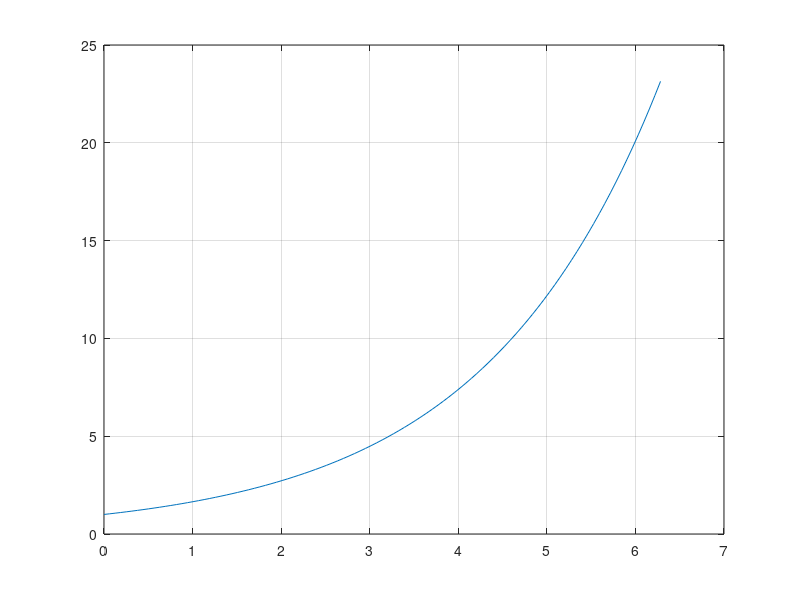

The MATLAB source for this figure: (Note: this script raises an error after producing the figure.)
t = [0:100] * (2*pi/100);
y1 = exp(t/2);
plot(t,y1);
grid on;

%% test handle variables
clear testfunc
testfunc.fc = CoulombFrictionParas(Coulombstruct);
testfunc.fc.w = CoulombFrictionW([1;1], Nx);




function F = testgf(x, p)
    fc = p.fc;

    kn = fc.kn; % 
    xn0 = fc.xn0; 
    mu = fc.mu; % 
    kt = fc.kt; % 
    w = fc.w;

    w = w + 1;
    
    fc.w = w;

    F = w;
end
%%
tic
testF = g(rand(256,17), 0);
toc
%%
% clc
disp(['dt   ','nsteps   ','']);
clear J
J = finite_diff_jac(@(x) gf(x, params.func).F, xp);
J = [zeros(5,17);
      zeros(12,5), J];
J = -M \ J;
Jg = [zeros(17,17), zeros(17,17);
      J, zeros(17,17)];
T = 2*pi / omega_0;
for i  = 0:8
    nsteps = 100 * 10^i;
    dt = T / nsteps;

    % explicit Euler exponential numerical method
    dtA = dt * A;
    R_ExpEulxpm = expm(dtA) + dt * expm(dtA) * Jg;
    e_ExpEulxpm = eig(R_ExpEulxpm);
    maxe_ExpEulxpm = max(abs(e_ExpEulxpm));

    % % RK2 exponential numerical method
    % RK2R = dt * A + dt^2 / 2 * A^2 + eye(34);
    % maxeRK2 = max(abs(eig(RK2R)));


    % Implicit Euler Method
    R_ImpEulxpm = inv(eye(34) - dt*(A + Jg));
    e_ImpEulxpm = eig(R_ImpEulxpm);
    maxe_ImpEulxpm = max(abs(e_ImpEulxpm));
    
    
    disp([dt, nsteps, maxe_ExpEulxpm, max(abs(e_ImpEulxpm))]);
end
%% 
t = -1:0.001:1;
y = sqrt(abs(t));
plot(t,y)
%%
a_1 = 11/6;
a0 = -3;
a1 = 3/2;
a2 = -1/3;
f1 = a_1 + a0 + a1 + a2;
f2 = a0 + 2*a1 + 3*a2;
f3 = a0 + 4*a1 + 9*a2;
f4 = a0 + 8*a1 + 27*a2;
%%
for i  = 8:8
    nsteps = 14500;
    dt = T / nsteps;
    R_ExpEulxpm = eye(34) + (dt/2)*A;
    format short g
    disp([dt, nsteps, max(max(abs(R_ExpEulxpm))), max(max(abs(eig(R_ExpEulxpm))))]);
end

%% test g only
clear
load("ptest.mat");
N = 2^3;
Nx = 4;
xtest = zeros(N, 3 * Nx);
fc.kn = ptest.fc.kn;
fc.xn0 = ptest.fc.xn0;
fc.mu = ptest.fc.mu;
fc.kt = ptest.fc.kt;
fc.w = ptest.fc.w;
for i = 1:N
    for j = 1:(3 * Nx)
        xtest(i, j) = 12 * (i -1) + j;
    end
end
profile on
tic;
for i = 1:1
    F = g_mex(xtest, fc);
end
toc;
profile off
p = profile('info');
profview(0,p);

%%
clear
load("fc_row.mat");
N = 2^8;
Nx = 4;
xtest = rand(N, 3 * Nx);

tic;
for i = 1:1000
    % [F, w] = g_mex(xtest, fc);
    F = Getgx(xtest, fc);
    % F = SeletF(g_mex(xtest, fc));
end
toc;

%%
%% test if CB modes and matrices are the same with doc.
% read from file
clear
ReadFromCSV;
CB_doc = CB;
Rx_doc = Rx;
xe0_doc = xe0;

% calculate from Mee file
Data;
CriagBamptonReduction;

%% compare CBmodes
eps_Kaa = norm(CB_doc.CBmods.Kaa - CB.CBmods.Kaa) / norm(CB.CBmods.Kaa)
eps_Psi = norm(full(CB_doc.CBmods.Psi - CB.CBmods.Psi)) / norm(full(CB.CBmods.Psi))
eps_Phi = norm(full(CB_doc.CBmods.Phi - CB.CBmods.Phi)) / norm(full(CB.CBmods.Phi))
eps_Max = norm(full(CB_doc.CB_MK.Max - CB.CB_MK.Max)) / norm(full(CB.CB_MK.Max))
eps_Mxx = norm(full(CB_doc.CB_MK.Mxx - CB.CB_MK.Mxx)) / norm(full(CB.CB_MK.Mxx))
eps_Kxx = norm(full(CB_doc.CB_MK.Kxx - CB.CB_MK.Kxx)) / norm(full(CB.CB_MK.Kxx))
eps_Fa = norm(full(CB_doc.CB_F.Fa - CB.CB_F.Fa)) / norm(full(CB.CB_F.Fa))
eps_Fx = norm(full(CB_doc.CB_F.Fx - CB.CB_F.Fx)) / norm(full(CB.CB_F.Fx))

eps_Rx = norm(Rx_doc - Rx) / norm(Rx)
eps_xe0 = norm(xe0_doc - xe0) / norm(xe0)

%% full stuck frq by increasing contact pairs
% clear
% c = jet(5);
% for j = 1:5
%     figure;
%     for i = 4:4:36
%         names = 'full_stuck_modes_CP' + string(i) + '.mat';
%         load(names);
%         plot(i, sqrt(e(j)), 'Color', c(j,:), 'Marker', 'o','MarkerFaceColor', c(j,:)), hold on;
%     end
%     grid on;
%     xlabel('number of contact pairs');
%     ylabel('Omega_' + string(j));
%     title('frequency of mode ' + string(j) + ' VS number of contact pairs');
% end

clear
close all
frqs = zeros(20,9);
for i = 4:4:36
    names = 'full_stuck_modes_CP' + string(i) + '.mat';
    load(names);
    frqs(:, i/4) = e;
end

% figure
% c = jet(5);
% CP = [4:4:36];
% for i = 1:5
%     plot(CP, frqs(i, :), 'Color', c(i,:), 'Marker', 'o','MarkerFaceColor', c(i,:), 'LineStyle', '-'), hold on;
% end
% xlabel('number of contact pairs');
% ylabel('Omega');
% title('frequency of first 5 modes VS number of contact pairs');
% grid on;

% path = pwd;
% cd ../pictures/NewMesh/
c = jet(5);
CP = [4:4:36];

for i = 1:5
    figure
    plot(CP, sqrt(frqs(i, :)), 'Color', c(i,:), 'Marker', 'o','MarkerFaceColor', c(i,:), 'LineStyle', '-'), hold on;

    xlabel('number of contact pairs');
    ylabel('Omega_' + string(i));
    titlename = 'frequency of mode ' + string(i) + ' VS number of contact pairs';
    title(titlename);
    grid on;
    % savefig(titlename);
end

%% plot a1 resonance curve 
figure
dof_plot = 1;
for i = 4:4:36
    names = 'data/NewMesh/Lower_Adof_CP' + string(i) + '_PreDisAll.mat';
    load(names);
    plot(Adof(:, 1), Adof(:, dof_plot + 2)), hold on;
end
grid on;
xlabel('Omega');
namey = '|dof' + string(dof_plot) + '|';
ylabel(namey);
legend('CP4', 'CP8', 'CP12', 'CP16', 'CP20', 'CP24', 'CP28', 'CP32', 'CP36');
xlim([4050,4400]);
plot([4218,4218], [0, 300], 'k--','DisplayName','Omega4218');

%% plot a1 resonance curve - preload act only in first 4 contacts
figure
for i = 4:4:24
    names = 'data/NewMesh/Adof_CP' + string(i) + '.mat';
    load(names);
    plot(Adof(:,1), Adof(:,3)), hold on;
end
grid on;
xlabel('Omega');
ylabel('|a1|');
legend('CP4', 'CP8', 'CP12', 'CP16', 'CP20', 'CP24')

%% the difference of two Rx
Rx = zeros(3*36, 2*8);
j = 1;
for Nx = 8:4:36
    dataname = 'FEM/CP' + string(Nx) + '.mat';
    load(dataname);

    Xcn0 = zeros(3*Nx, 1);
    X00 = [0,0,0.001]';
    for i = 1:Nx
        Xcn0(3 * i - 2:3 * i) = X00;
    end

    FEM.Pe = FEM.Kec * Xcn0 ./ (Nx/4);
    FEM.Pc = FEM.Kcc * Xcn0 ./ (Nx/4);
    xe0 = FEM.Kee \ FEM.Pe; 
    Rx2 = FEM.Kec' * xe0 - FEM.Pc; 


    Rx(1:3*Nx, 2*j - 1) = Rx2;
    j = j + 1;
end

j = 1;
for Nx = 8:4:36
    dataname = 'FEM/CP' + string(Nx) + '.mat';
    load(dataname);

    Xcn0 = zeros(3*Nx, 1);
    X00 = [0,0,0.001]';
    for i = 1:4
        Xcn0(3 * i - 2:3 * i) = X00;
    end

    FEM.Pe = FEM.Kec * Xcn0;
    FEM.Pc = FEM.Kcc * Xcn0;
    xe0 = FEM.Kee \ FEM.Pe; 
    Rx2 = FEM.Kec' * xe0 - FEM.Pc; 

    
    Rx(1:3*Nx, 2*j) = Rx2;
    j = j + 1;
end

%% rename the file
for i = 4:4:36
    oldfilename = 'data/NewMesh/Adof_CP' + string(i) + '.mat';
    newfilename = 'data/NewMesh/Adof_CP' + string(i) + '_PreDisOnly4.mat';
    movefile(oldfilename, newfilename);
end


%% plot property of friction effects

% F vs t
for Nx = 16:4:16

    a = floor(sqrt(Nx));
    while mod(Nx, a) ~= 0
        a = a - 1;
    end
    b = Nx / a;

    paraname = 'data/NewMesh/Data_Omega_4217_Nx_' + string(Nx) + '.mat';
    load(paraname);
    figure
    for i = 1:Nx
        subplot(a,b,i) % Cp1
        plot(para.t, para.Ft(:, 3 * i - 2), 'b-'), hold on;
        plot(para.t, para.Ft(:, 3 * i - 1), 'r-'), hold on;
        muFn = para.fc.mu(1, 1) .* para.Ft(:, 3 * i);
        plot(para.t, muFn, 'k-'), hold on;
        plot(para.t, -muFn, 'k-'), hold on;
    end
end

%%
for i = [1,3,4,5,9]
    disp(i);
end

%% Pc-CP; Xp-CP
Pc = zeros(36 * 3, 9);
Xp = zeros(36 * 3, 9);
figure; % Pe-CP
for i = 4:4:36
    dataname = 'data/NewMesh/Data_Omega_4218_Nx_' + string(i) + '.mat';
    load(dataname);
    Pc(1:i * 3, i / 4) = para.Pc;
    Xp(1:i * 3, i / 4) = para.xp;
    plot(i * ones(i*3, 1), para.Pc, '.'), hold on;
end
xlabel('CP');
ylabel('Pc');
xticks(0:4:40);
grid on;

figure; % xp-CP
for i = 4:4:36
    for j = 3*i-11 : 3*i
        plot([i:4:36], Xp(j, i/4:end), '-o'), hold on;
    end
end
xlabel('CP');
ylabel('xp');
xticks(0:4:40);
grid on;

%% compare the displacements of first 4 CP

linestyles = {'-','--',':','-.'};
markers    = {'o','s','d','^'};

figure; 
for i = 4:4:36
    dataname = 'data/NewMesh/Data_Omega_4218_Nx_' + string(i) + '.mat';
    load(dataname);

    for j = 1:12
        subplot(3,4,j);
        plot(para.t, para.xt(:, 5 + j), 'LineStyle',linestyles{1 + mod(i/4,4)}), hold on;
    end
    
end

for j = 1:12
    subplot(3,4,j);
    grid on;
    legend('CP4', 'CP8', 'CP12', 'CP16', 'CP20', 'CP24', 'CP28', 'CP32', 'CP36');
    xlabel('t');
    ylabel('displacement');
end